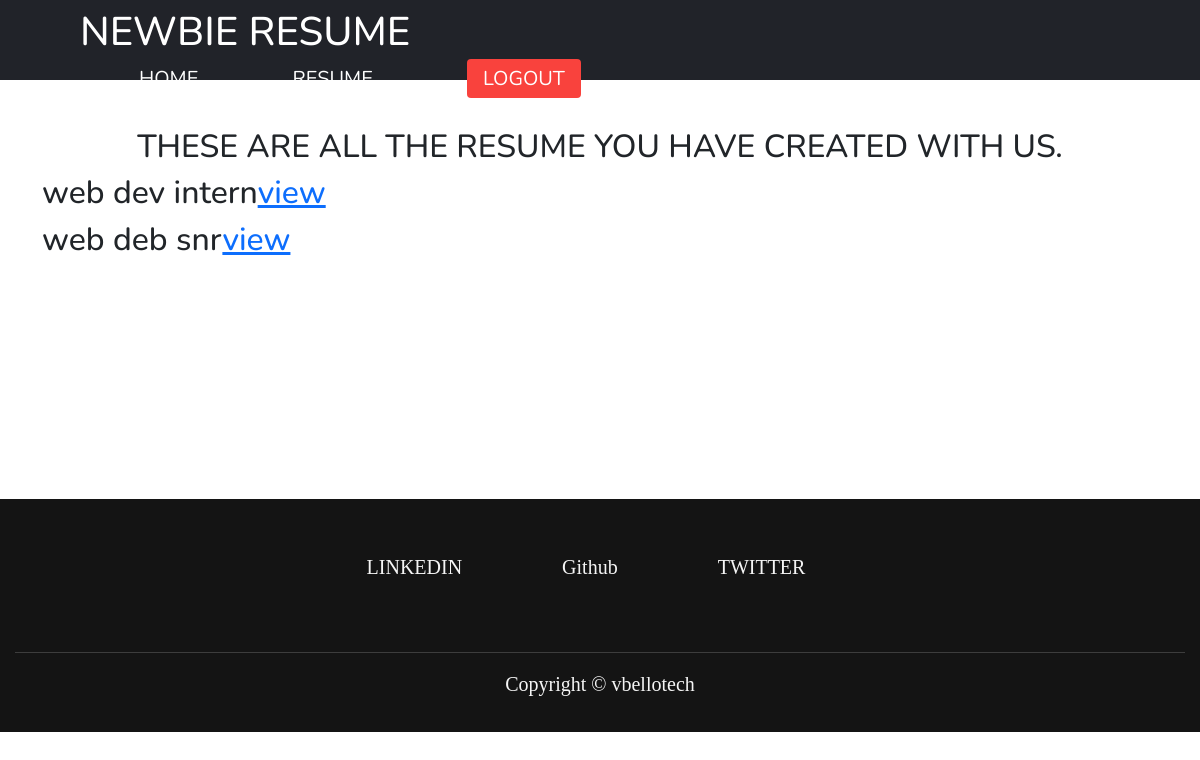
/resume/user/resume/ (signed in), run on an earlier commit of the app's database.
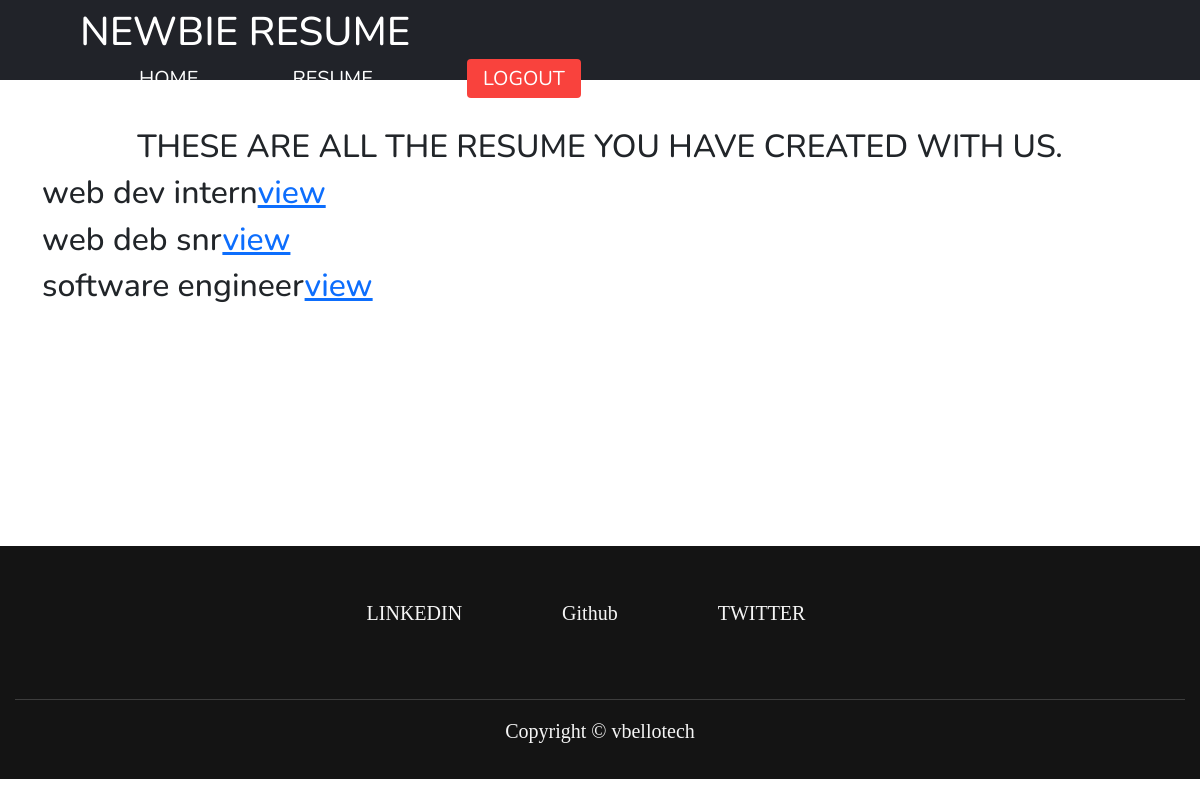
And on a later commit of the database.
### resume/models.py (models this page shows, shortened)
class Resume(models.Model):
    user = models.ForeignKey('auth.user', on_delete=models.CASCADE)
    name = models.CharField(max_length=60)
    resume_link = models.URLField(blank=True, null=True)
    slug = models.SlugField(default=create_code())

### resume/views.py (the view)
# urls.py: path('resume/user/resume/', user_resume, name="user_resume"),
@login_required
def user_resume(request):
    resume = Resume.objects.filter(user=request.user)
    context ={
        'user':request.user,
        'resumes':resume,
    }
    return render(request, 'resume/user_resume.html', context)

### templates/resume/user_resume.html
{% extends 'base.html' %}
{% load static %}
{% block content %}
<div class="container">
  <br><br>
<center><h2>THESE ARE ALL THE RESUME YOU HAVE CREATED WITH US.</h2></center>
  {% for resume in resumes %}
    <h2>{{ resume.name }}<a href="{{ resume.getresume }}">view</a> </h2>
  {% endfor %}
</div>
{% endblock content %}

What changed in the data, as far as the page shows it:
added Resume: name "software engineer"
